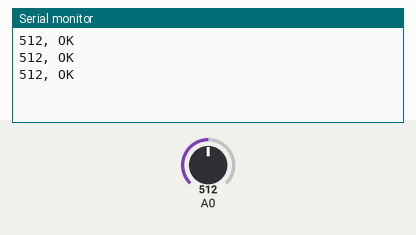
This sketch was run on a simulated Arduino Uno, built with avr-gcc and run on an emulated ATmega328P. Shown: the last lines printed to the serial monitor. Inputs (shaded band) come from the test bench; at power-on: A0 = 512.

Above: at 1.3 s.
1.4 s: A0 set to 585
At 1.9 s:
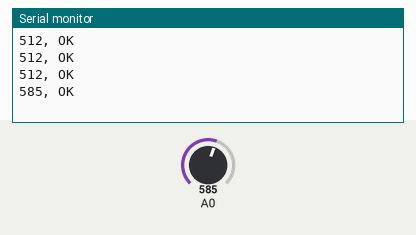
2.9 s: A0 set to 616
At 3.4 s:
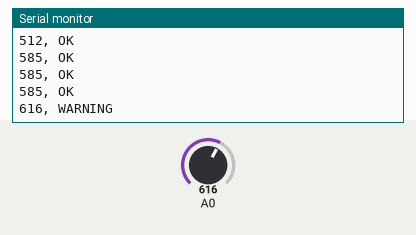

The sketch:

gas.ino
```cpp
void setup(){
  Serial.begin(9600);
}

void loop(){
  int gas = analogRead(A0);

    if(gas<600){
      Serial.print(gas);
      Serial.println(", OK");
    }
    else if(gas>=600){
      Serial.print(gas);
      Serial.println(", WARNING");
    }
    delay(500);
}
```

Measured:
- the behaviour switches between 599 and 600 on A0 (found by bisection; images 1 and 2)
- after the input at 1.4 s, the serial monitor: prints a new line after 0.10 s (image 1)
- after the input at 2.9 s, the serial monitor: prints a new line after 0.10 s (image 2)
